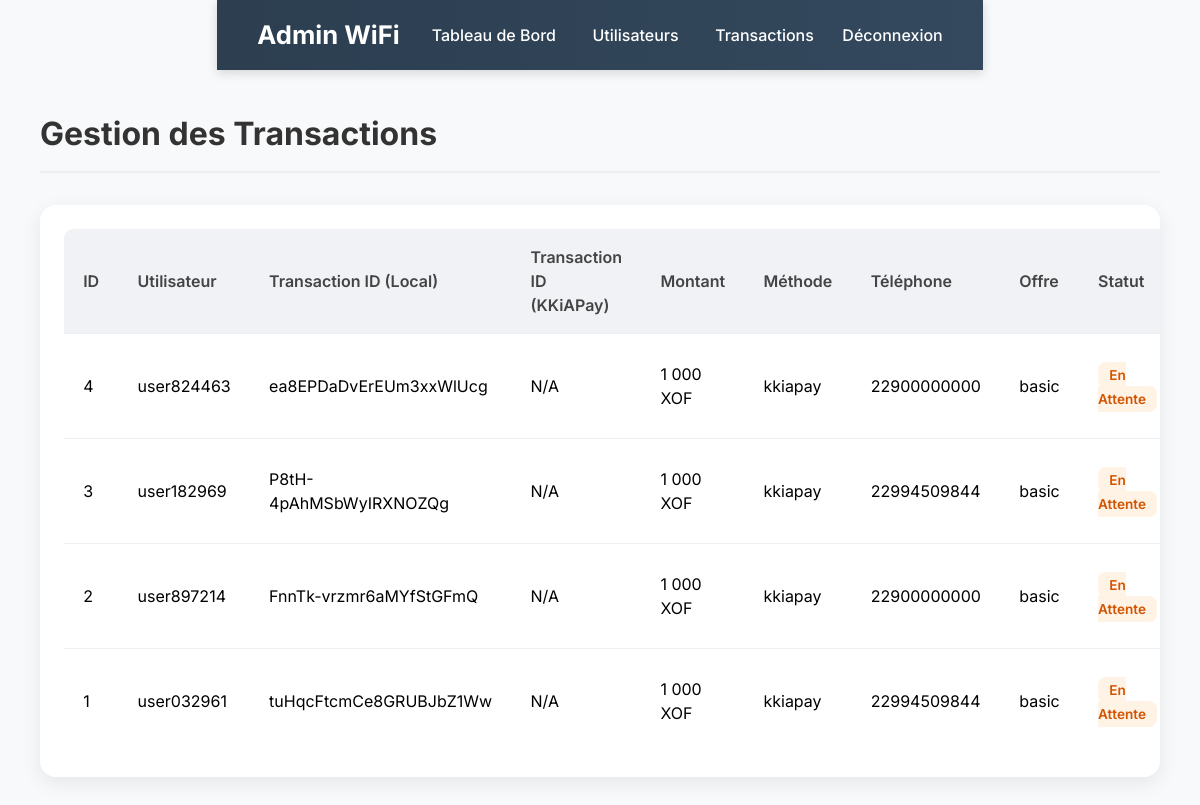
The page /admin/transactions (signed in) on the database its author committed.
### tables this page shows
CREATE TABLE transactions (
            id INTEGER PRIMARY KEY AUTOINCREMENT,
            user_id INTEGER,
            transaction_id TEXT UNIQUE NOT NULL,
            amount REAL NOT NULL,
            currency TEXT DEFAULT 'XOF',
            payment_method TEXT NOT NULL,
            phone_number TEXT,
            status TEXT DEFAULT 'pending',
            offer_type TEXT NOT NULL,
            created_at TIMESTAMP DEFAULT CURRENT_TIMESTAMP,
            updated_at TIMESTAMP DEFAULT CURRENT_TIMESTAMP,
            kkiapay_transaction_id TEXT,
            FOREIGN KEY (user_id) REFERENCES users (id)
        );

CREATE TABLE users (
            id INTEGER PRIMARY KEY AUTOINCREMENT,
            username TEXT UNIQUE NOT NULL,
            password_hash TEXT NOT NULL,
            email TEXT,
            phone TEXT,
            created_at TIMESTAMP DEFAULT CURRENT_TIMESTAMP,
            last_login TIMESTAMP,
            is_active INTEGER DEFAULT 1,
            subscription_type TEXT,
            subscription_expires TIMESTAMP,
            max_devices INTEGER DEFAULT 1
        );

### app.py (the view)
@app.route('/admin/transactions')
@admin_required
def admin_transactions():
    conn = get_db_connection()
    cursor = conn.cursor()
    cursor.execute('''
        SELECT t.*, u.username
        FROM transactions t
        LEFT JOIN users u ON t.user_id = u.id
        ORDER BY t.created_at DESC
    ''')
    transactions = cursor.fetchall()
    conn.close()
    return render_template('admin_transactions.html', transactions=transactions)

### app.py (called while the page is built)
def get_db_connection():
    conn = sqlite3.connect(DATABASE)
    conn.row_factory = sqlite3.Row
    return conn

def admin_required(f):
    @wraps(f)
    def decorated_function(*args, **kwargs):
        if 'admin_id' not in session:
            flash('Accès administrateur requis.', 'error')
            return redirect(url_for('admin_login'))
        return f(*args, **kwargs)
    return decorated_function

### templates/admin_transactions.html (shortened to what this page needs)
{% extends "base.html" %}
{% block body_class %}admin-body{% endblock %}
{% block body %}
    <nav class="navbar">
        <div class="logo">Admin WiFi</div>
        <div>
            <a href="{{ url_for('admin_dashboard') }}">Tableau de Bord</a>
            <a href="{{ url_for('admin_users') }}">Utilisateurs</a>
            <a href="{{ url_for('admin_transactions') }}">Transactions</a>
            <form action="{{ url_for('admin_logout') }}" method="post" style="display:inline;">
                <button type="submit" class="text-white ml-6 font-medium bg-transparent border-none cursor-pointer hover:text-gray-400 transition duration-300">Déconnexion</button>
            </form>
        </div>
    </nav>
    <div class="main-content">
        <h1 class="section-title">Gestion des Transactions</h1>
        <div class="table-container">
            <table>
                <thead>
                    <tr>
                        <th>ID</th>
                        <th>Utilisateur</th>
                        <th>Transaction ID (Local)</th>
                        <th>Transaction ID (KKiAPay)</th>
                        <th>Montant</th>
                        <th>Méthode</th>
                        <th>Téléphone</th>
                        <th>Offre</th>
                        <th>Statut</th>
                    </tr>
                </thead>
                <tbody>
                    {% for transaction in transactions %}
                    <tr>
                        <td>{{ transaction.id }}</td>
                        <td>{{ transaction.username or 'N/A' }}</td>
                        <td>{{ transaction.transaction_id }}</td>
                        <td>{{ transaction.kkiapay_transaction_id or 'N/A' }}</td>
                        <td>{{ "{:,.0f}".format(transaction.amount).replace(",", " ") }} {{ transaction.currency }}</td>
                        <td>{{ transaction.payment_method }}</td>
                        <td>{{ transaction.phone_number }}</td>
                        <td>{{ transaction.offer_type }}</td>
                        <td>
                            {% if transaction.status == 'completed' %}
                                <span class="status-completed">Terminée</span>
                            {% elif transaction.status == 'pending' %}
                                <span class="status-pending">En Attente</span>
                            {% else %}
                                <span class="status-failed">Échouée</span>
                            {% endif %}
                        </td>
                    </tr>
                    {% endfor %}
                </tbody>
            </table>
        </div>
    </div>
{% endblock %}

### static/css/style.css (style rules this page uses)
:root { --primary-gradient-start: #667eea; --primary-gradient-end: #764ba2; --primary-color-dark: #392b58; --secondary-gradient-start: #2c3e50; --secondary-gradient-end: #34495e; --success-gradient-start: #27ae60; --success-gradient-end: #2ecc71; --error-gradient-start: #e74c3c; --error-gradient-end: #c0392b; --text-color-dark: #333; --text-color-medium: #666; --text-color-light: #888; --white-color: #ffffff; --light-grey-background: #f0f2f5; --lighter-grey-background: #f8f9fa; --border-color-light: #e1e5e9; --border-color-medium: #d1d5db; --focus-outline-color: rgba(102, 126, 234, 0.2); --admin-focus-outline-color: rgba(52, 73, 94, 0.2); --spacing-xs: 0.4rem; --spacing-sm: 0.5rem; --spacing-md: 0.8rem; --spacing-lg: 1rem; --spacing-xl: 1.5rem; --spacing-xxl: 2rem; --spacing-xxxl: 2.5rem; --spacing-xxxxl: 3rem; --border-radius-sm: 0.5rem; --border-radius-md: 0.6rem; --border-radius-lg: 0.75rem; --border-radius-xl: 1rem; --border-radius-xxl: 1.5rem; --shadow-light: 0 2px 6px rgba(0,0,0,0.1); --shadow-medium: 0 4px 10px rgba(0,0,0,0.1); --shadow-medium-hover: 0 6px 15px rgba(0,0,0,0.15); --shadow-primary: 0 4px 10px rgba(102, 126, 234, 0.3); --shadow-primary-hover: 0 6px 15px rgba(102, 126, 234, 0.4); --shadow-admin: 0 4px 10px rgba(52, 73, 94, 0.3); --shadow-admin-hover: 0 6px 15px rgba(52, 73, 94, 0.4); --shadow-container: 0 4px 20px rgba(0, 0, 0, 0.1); --shadow-container-lg: 0 1.5rem 3rem rgba(0,0,0,0.15); --shadow-card: 0 6px 20px rgba(0,0,0,0.08); --font-size-sm: 0.85rem; --font-size-md: 0.9rem; --font-size-base: 1rem; --font-size-lg: 1.1rem; --font-size-xl: 1.2rem; --font-size-xxl: 1.6rem; --font-size-xxxl: 2rem; --font-size-xxxxl: 2.2rem; --font-size-icon: 3rem; --font-size-icon-lg: 4.5rem; }
body { font-family: 'Inter', sans-serif; min-height: 100vh; display: flex; justify-content: center; align-items: center; margin: 0; background-color: var(--light-grey-background); }
.admin-body { background-color: var(--lighter-grey-background); display: flex; flex-direction: column; min-height: 100vh; }
.navbar { background: linear-gradient(90deg, var(--secondary-gradient-start) 0%, var(--secondary-gradient-end) 100%); color: var(--white-color); padding: var(--spacing-lg) var(--spacing-xxxl); display: flex; justify-content: space-between; align-items: center; box-shadow: 0 3px 10px rgba(0,0,0,0.15); position: sticky; top: 0; z-index: 500; }
.navbar a { color: var(--white-color); text-decoration: none; margin-left: var(--spacing-xxl); font-weight: 500; transition: color 0.3s ease, transform 0.2s ease; }
.navbar .logo { font-size: var(--font-size-xxl); font-weight: 700; }
.main-content { flex-grow: 1; padding: var(--spacing-xxxl); max-width: 1200px; margin: 0 auto; width: 100%; box-sizing: border-box; }
.section-title { font-size: var(--font-size-xxxl); font-weight: 700; color: var(--text-color-dark); margin-bottom: var(--spacing-xxl); border-bottom: 2px solid #eee; padding-bottom: var(--spacing-md); }
.table-container { background: var(--white-color); border-radius: var(--border-radius-xl); box-shadow: var(--shadow-card); overflow-x: auto; padding: var(--spacing-xl); }
table { width: 100%; border-collapse: separate; border-spacing: 0; min-width: 900px; }
th, td { padding: var(--spacing-lg) 1.2rem; text-align: left; border-bottom: 1px solid #ebf1f5; }
th { background-color: var(--light-grey-background); font-weight: 600; color: #444; position: sticky; top: 0; z-index: 10; }
table thead th:first-child { border-top-left-radius: var(--border-radius-md); }
tr:last-child td { border-bottom: none; }
.status-pending { color: #d35400; background-color: #fff3e6; padding: 0.3rem 0.7rem; border-radius: var(--border-radius-sm); font-weight: 600; font-size: var(--font-size-sm); }

### rows shown on the page
transactions: amount "1 000", status "En Attente"
transactions: amount "1 000", status "En Attente"
transactions: amount "1 000", status "En Attente"
transactions: amount "1 000", status "En Attente"
